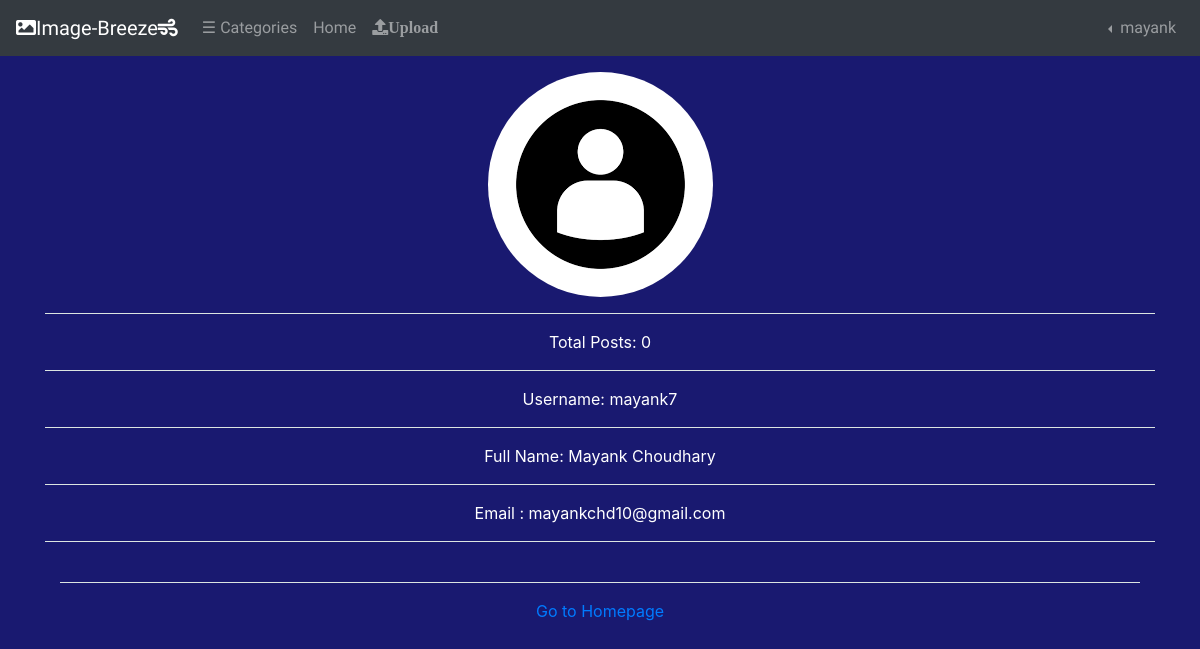
/user/mayank7 (signed in), run on an earlier commit of the app's database.
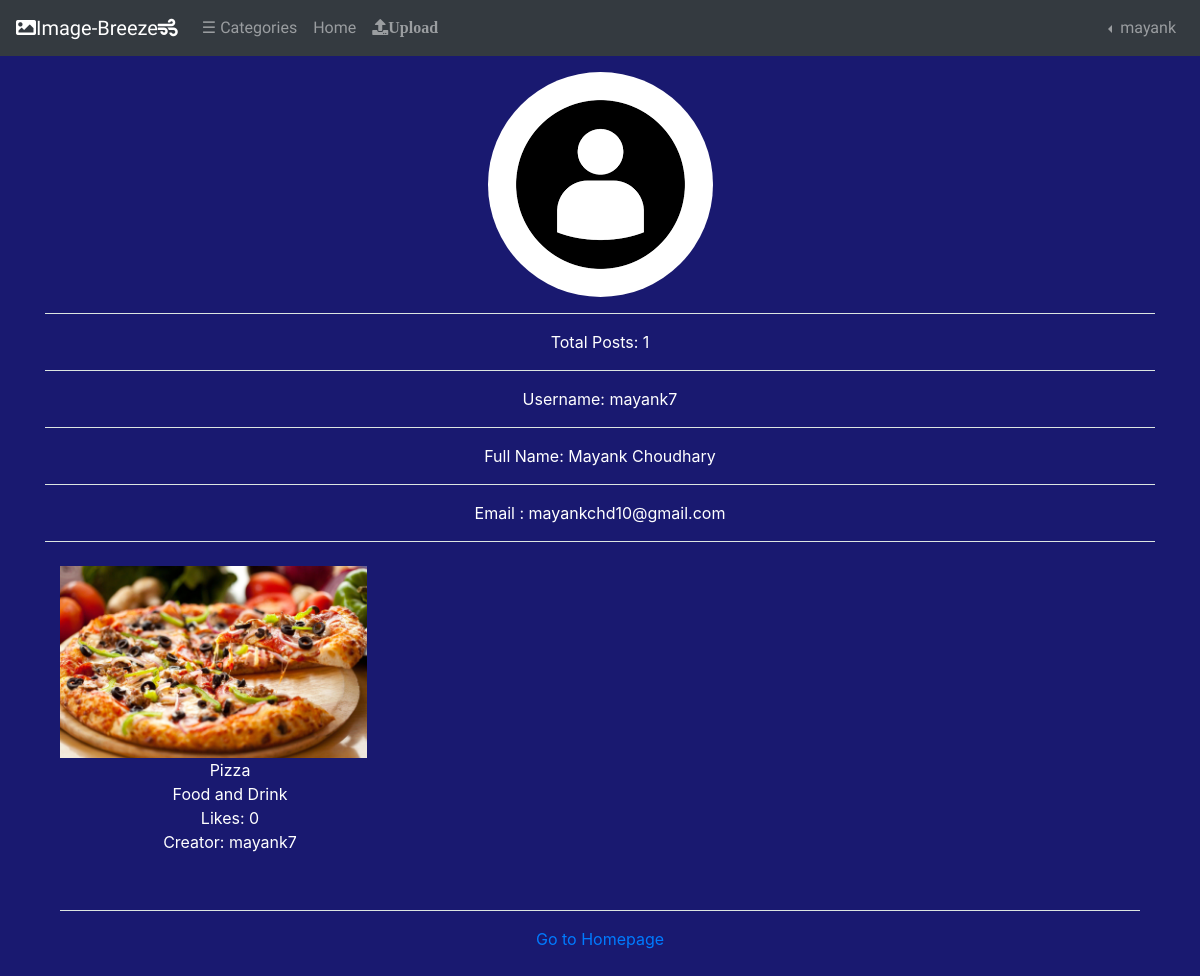
And on a later commit of the database.
### photos/models.py (models this page shows, shortened)
class Post(models.Model):
    title = models.CharField(max_length=350, default="Untitled")
    img = models.ImageField(upload_to=path_and_rename_posts)
    creator = models.CharField(max_length=65)
    category = models.ForeignKey(Category, on_delete=models.CASCADE)
    likes = models.IntegerField(default=0)
    date = models.CharField(max_length=20)
    time = models.CharField(max_length=10)

class Category(models.Model):
    category_name = models.CharField(max_length=65)
    def __str__(self):
        return f"{self.category_name}"

### photos/views.py (the view)
# urls.py: path('user/<slug:username>', views.user, name="user"),
def user(request, username):
    if not request.user.is_authenticated:
        return render(request, "photos/login.html", {"message" : "You Must Login First."})
    try:
        username = User.objects.get(username=username)
        current_username = User.objects.get(pk=request.user.id)
    except User.DoesNotExist:
        raise Http404("User Not Exist")
    context = {
        "user": username,
        "profile_picture": ProfilePicture.objects.filter(user=username),
        "user_posts": Post.objects.filter(creator=username),
        "total_posts": Post.objects.filter(creator=username).count(),
        "categories": Category.objects.all(),
    }
    if username == current_username:
        return render(request, "photos/user_profile.html", context)
    else:
        return render(request, "photos/profile.html", context)

### photos/templates/photos/profile.html (shortened to what this page needs)
{% extends 'photos/base.html' %}
{% load static %}
{% block css %}
<link rel="stylesheet" href="{% static 'photos/css/user.css' %}">
{% endblock %}
{% block body %}
<div class="container text-center">
{% if profile_picture %}
{% for picture in profile_picture %}
<img class="profile-picture" src="{{picture.img.url}}" style="max-width: 200px; max-height: 200px;">
{% endfor %}
{% else %}
<img class="profile-picture" src="/static/photos/dp/default.png">
{% endif %}
<br>
<hr>
Total Posts: {{total_posts}}
<hr>
Username: {{user.username}}
<hr>
Full Name: {{user.first_name}} {{user.last_name}}
<hr>
Email : {{user.email}}
<hr>
<div class="container my-4">
    <div class="row text-center">
        {% for post in user_posts %}
      <div class="col-lg-4 col-md-12 mb-4">
        <a href="{% url 'post' post.id %}"><img class="image" src="{{post.img.url}}" style="max-width: 400px; max-height: 400px;"></a>
        <p><span class="title"> {{post.title}}</span> <br> {{post.category}} <br> Likes: {{post.likes}} <br> Creator: {{post.creator}} </p>
      </div>
  {% endfor %}
</div>
<hr>
<a href="{% url 'index' %}">Go to Homepage </a>
</div>
{% endblock %}

What changed in the data, as far as the page shows it:
added Post: img (picture), title "Pizza", category "Food and Drink", likes "0", creator "mayank7"
Also different on the page:
{{ total_posts }}: "0" → "1"
